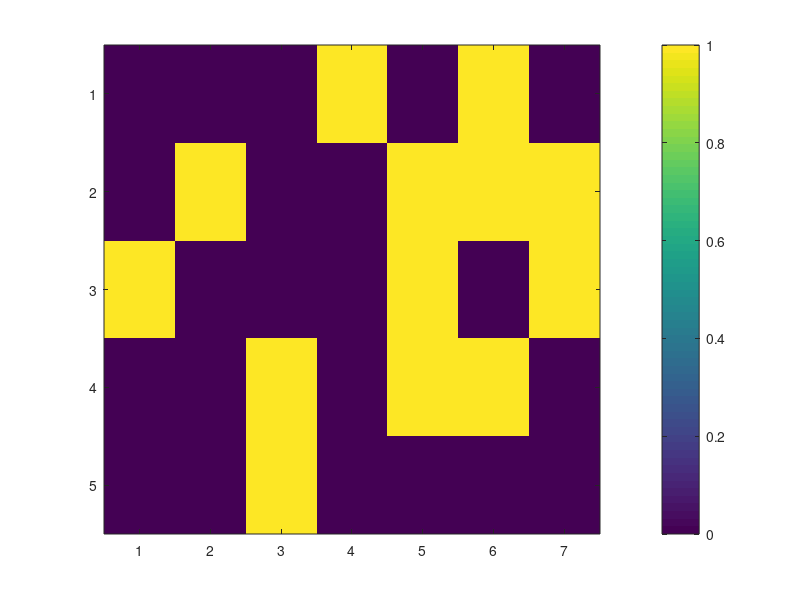
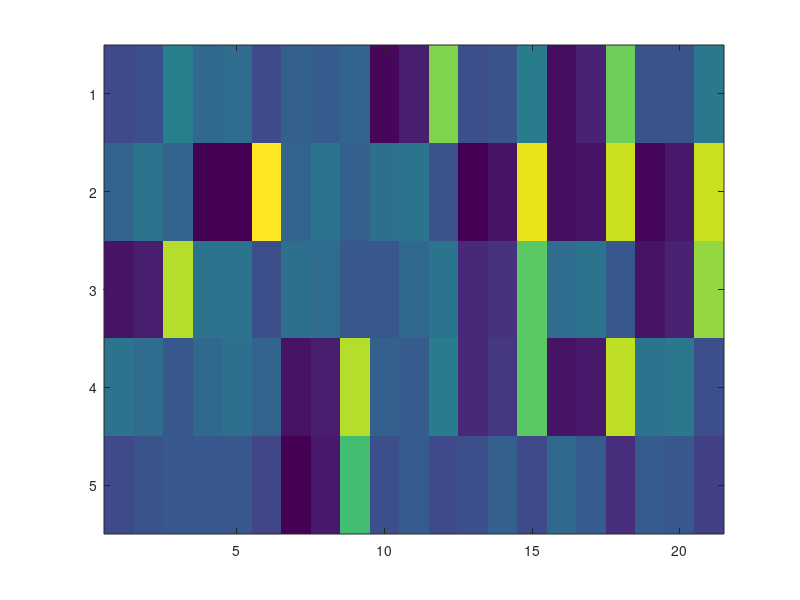
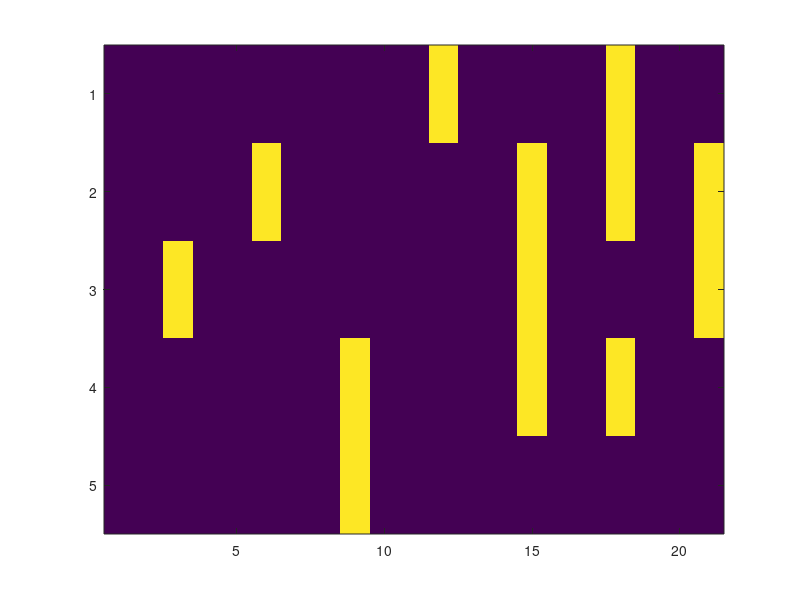
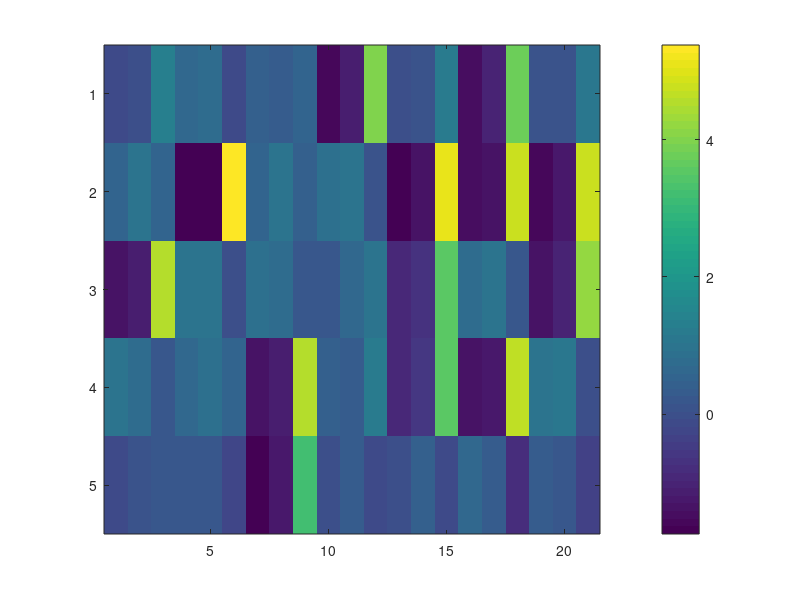

Source code (MATLAB) for these figures, in order:
clear all
close all

load EdgeRecoveryRate_3state_n2000_rep1

% thre = 2% 0.85;

figure;imagesc(ToyData.maskDisCts);colorbar;
rep = 1;
for ii = 1 : size(opt,1)
    
    thetaT = opt{ii, rep}.theta';
    figure;imagesc(thetaT);
    IDX = kmeans(thetaT(:), 2);
    theta_edges = zeros(size(thetaT,1), size(thetaT,2));
%     ooo = opt{ii,rep}.theta(IDX);
%     oooo = reshape(ooo, size(opt{ii, rep}.theta,1),size(opt{ii, rep}.theta,2));
%     theta_edges = ooofo';
    IDX1 = find(IDX==1);
    IDX2 = find(IDX==2);
    theta_edges(IDX1) = 1;
    theta_edges(IDX2) = 0;
    if thetaT(IDX1(1)) > thetaT(IDX2(1))
        theta_edges(IDX1) = 1;
        theta_edges(IDX2) = 0;
    else
        theta_edges(IDX1) = 0;
        theta_edges(IDX2) =1;
    end
    figure;imagesc(theta_edges);
    
%     theta_edges = double((opt{ii, rep}.theta' > thre )); % binary
    theta_edges2 = zeros(size(theta_edges,1), size(theta_edges,2)/3);
    for jj = 1: size(theta_edges,2)/3
        theta_edges2(:,jj) = sum(theta_edges(:,(jj-1)*3+1:(jj-1)*3+3),2); % 2 states - OR op
    end
    theta_edges2 = theta_edges2 > 0;
    
    TP(ii,rep) = sum(sum(theta_edges2 .* ToyData.maskDisCts));
    FP(ii,rep) = sum(sum(theta_edges2 .* (ToyData.maskDisCts * (-1) + 1)));
    TN(ii,rep) = sum(sum((theta_edges2 * (-1) + 1) .* (ToyData.maskDisCts * (-1) + 1)));
    FN(ii,rep) = sum(sum((theta_edges2 * (-1) + 1) .* ToyData.maskDisCts));
    
    
    figure;imagesc(opt{ii, rep}.theta');colorbar;
    figure;imagesc(theta_edges);colorbar;
    figure;imagesc(theta_edges2);colorbar;
    figure;hist(opt{ii, rep}.theta(:));
%     mean(opt{ii, rep}.theta(:))
%     std(opt{ii, rep}.theta(:))
%     median(opt{ii, rep}.theta(:))

    
end



%% plot!
TP_avg = mean(TP,2);
FP_avg = mean(FP,2);
TN_avg = mean(TN,2);
FN_avg = mean(FN,2);
Accuracy = (TP_avg + TN_avg) ./ (TP_avg + FP_avg + TN_avg + FN_avg);
figure;
plot([0:250:2000], [0; Accuracy]);

